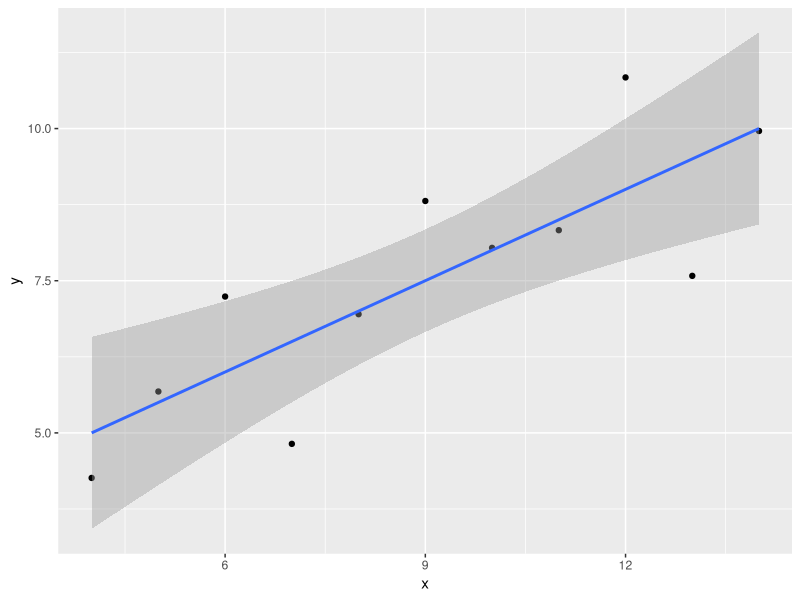
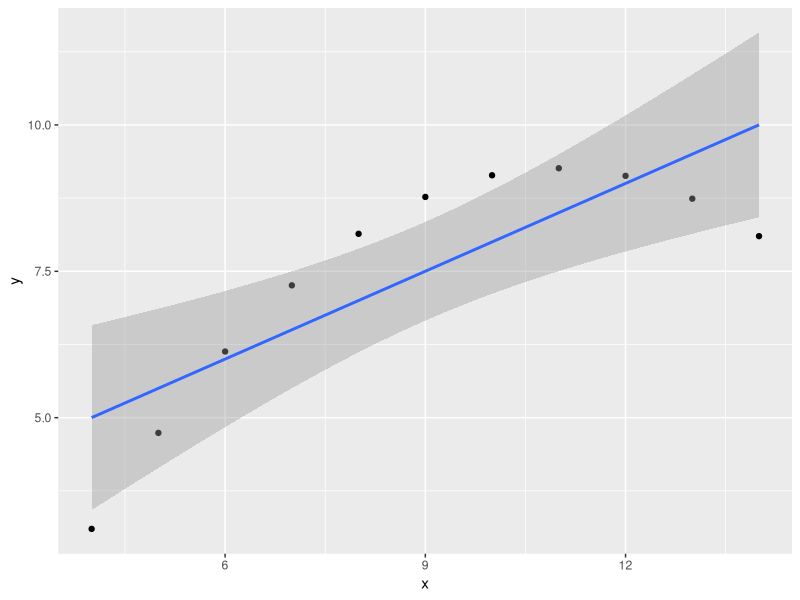
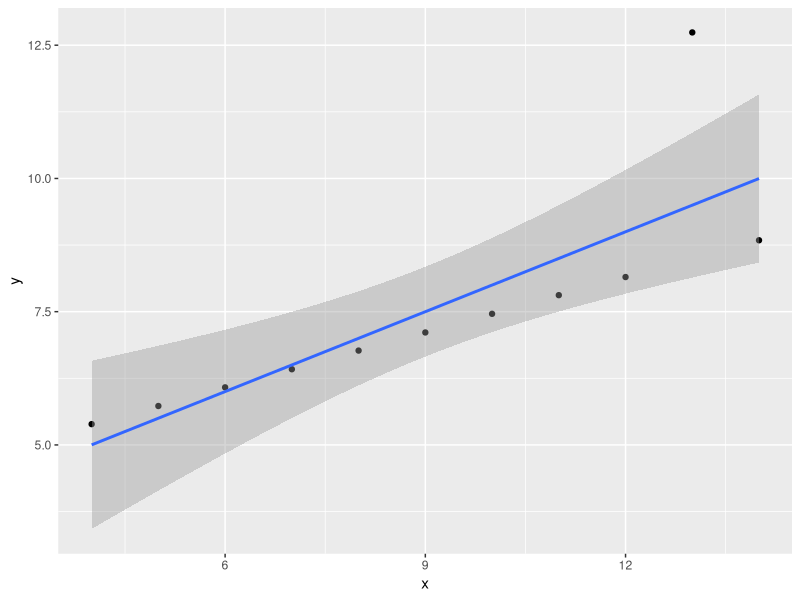
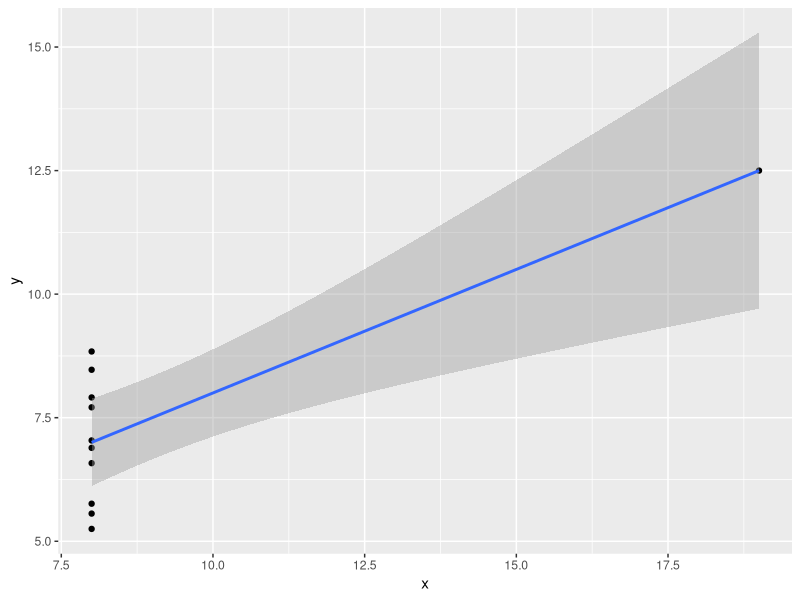
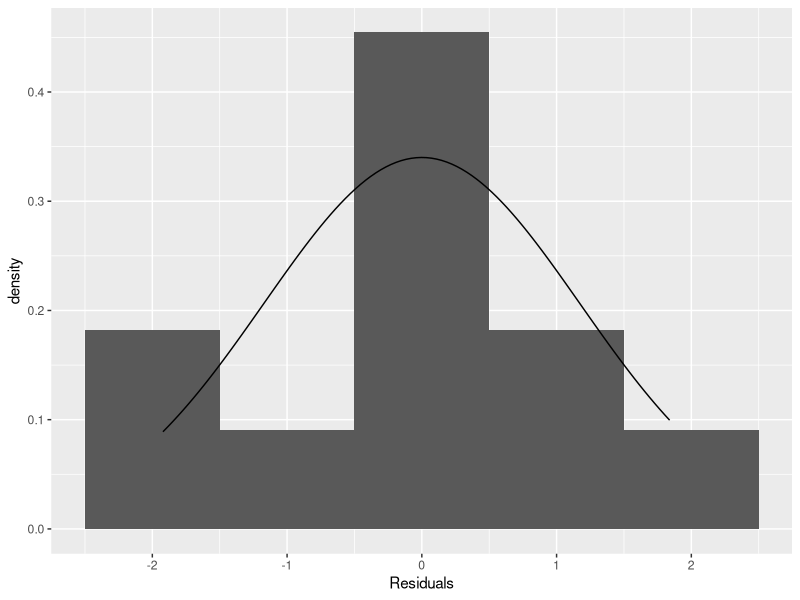
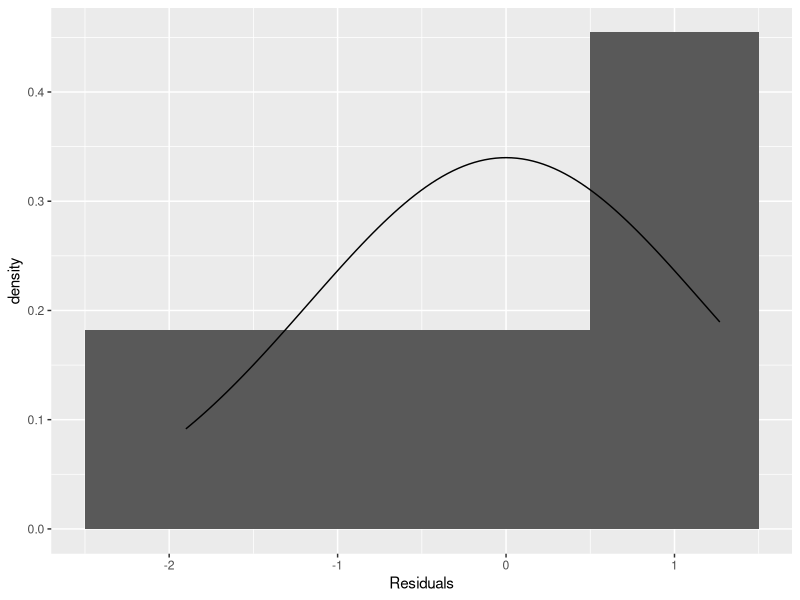
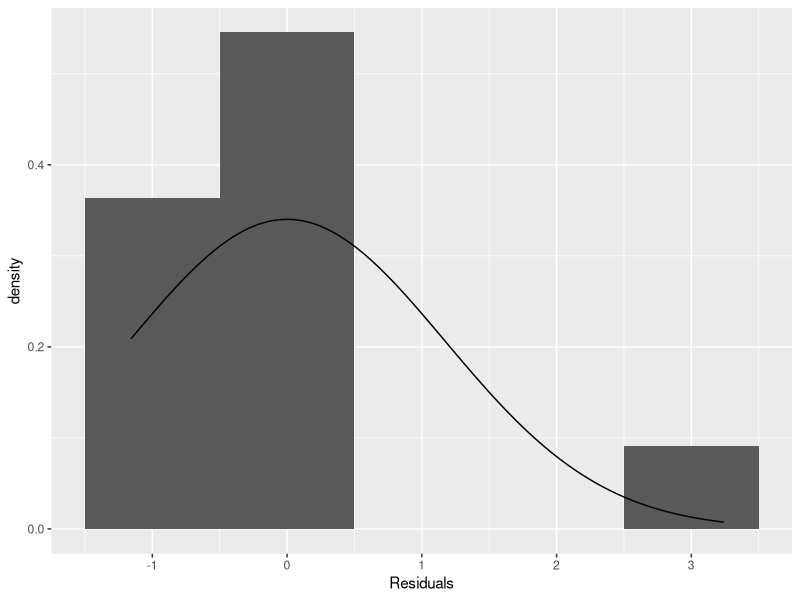
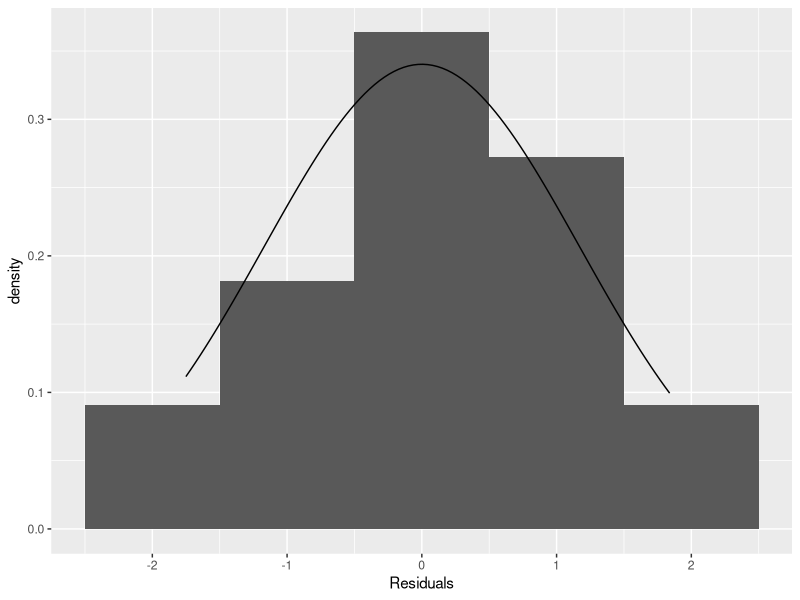

The R source for these figures, in order:
## ---- chunk 1
knitr::opts_chunk$set(echo = TRUE)
knitr::opts_chunk$set(tidy.opts=list(width.cutoff=90),tidy=TRUE)
## ---- chunk 2
Q1 <- 37 
Q3 <- 49.8
IQR <- Q3 - Q1
(Lower_whisker <- 37 - 1.5 * IQR)
(Upper_whisker <- 49.8 + 1.5 * IQR)
## ---- chunk 3
#options(digits=2)
data1 <- data.frame(x=c(10,8,13,9,11,14,6,4,12,7,5),
y=c(8.04,6.95,7.58,8.81,8.33,9.96,7.24,4.26,10.84,4.82,5.68))
data2 <- data.frame(x=c(10,8,13,9,11,14,6,4,12,7,5),
y=c(9.14,8.14,8.74,8.77,9.26,8.1,6.13,3.1,9.13,7.26,4.74))
data3 <- data.frame(x=c(10,8,13,9,11,14,6,4,12,7,5),
y=c(7.46,6.77,12.74,7.11,7.81,8.84,6.08,5.39,8.15,6.42,5.73))
data4 <- data.frame(x=c(8,8,8,8,8,8,8,19,8,8,8),
y=c(6.58,5.76,7.71,8.84,8.47,7.04,5.25,12.5,5.56,7.91,6.89))

## ---- chunk 4
#### Always show to decimal places?
options(digits = 2)
(data1_mean_x <- mean(data1$x))
(data1_mean_y <- mean(data1$y))

(data2_mean_x <- mean(data2$x))
(data2_mean_y <- mean(data2$y))

(data3_mean_x <- mean(data3$x))
(data3_mean_y <- mean(data3$y))

(data4_mean_x <- mean(data4$x))
(data4_mean_y <- mean(data4$y))
## ---- chunk 5
#### Always show to decimal places?
options(digits = 2)
(data1_median_x <- median(data1$x))
(data1_median_y <- median(data1$y))

(data2_median_x <- median(data2$x))
(data2_median_y <- median(data2$y))

(data3_median_x <- median(data3$x))
(data3_median_y <- median(data3$y))

(data4_median_x <- median(data4$x))
(data4_median_y <- median(data4$y))
## ---- chunk 6
#### Always show to decimal places?
options(digits = 2)
(data1_sd_x <- sd(data1$x))
(data1_sd_y <- sd(data1$y))

(data2_sd_x <- sd(data2$x))
(data2_sd_y <- sd(data2$y))

(data3_sd_x <- sd(data3$x))
(data3_sd_y <- sd(data3$y))

(data4_sd_x <- sd(data4$x))
(data4_sd_y <- sd(data4$y))
## ---- chunk 7
(cor(data1$x, data1$y))
(cor(data2$x, data2$y))
(cor(data3$x, data3$y))
(cor(data4$x, data4$y))
## ---- chunk 8
lm_d1 <- lm(y ~ x, data = data1)
summary(lm_d1)
lm_d2 <- lm(y ~ x, data = data2)
summary(lm_d2)
lm_d3 <- lm(y ~ x, data = data3)
summary(lm_d3)
lm_d4 <- lm(y ~ x, data = data4)
summary(lm_d4)
## ---- chunk 9
cor(data1$y, data1$x)^2
summary(lm(y ~ x, data = data1))[[8]]

cor(data2$y, data2$x)^2
summary(lm(y ~ x, data = data2))[[8]]

cor(data3$y, data3$x)^2
summary(lm(y ~ x, data = data3))[[8]]

cor(data4$y, data4$x)^2
summary(lm(y ~ x, data = data3))[[8]]
## ---- chunk 10
require(ggplot2)
ggplot(data1, aes(y=y, x=x))+geom_point()+ geom_smooth(method = lm, fullrange = TRUE)
ggplot(data2, aes(y=y, x=x))+geom_point()+ geom_smooth(method = lm, fullrange = TRUE)
ggplot(data3, aes(y=y, x=x))+geom_point()+ geom_smooth(method = lm, fullrange = TRUE)
ggplot(data4, aes(y=y, x=x))+geom_point()+ geom_smooth(method = lm, fullrange = TRUE)
## ---- chunk 11
#data1
ggplot(data = lm_d1, aes(x=resid(lm_d1))) + geom_histogram(binwidth = 1, position = "identity", aes(y=..density..)) + stat_function(fun=dnorm,color="black",args=list(mean=mean(lm_d1$residuals),sd(lm_d1$residuals))) + labs(x="Residuals")
#data2
ggplot(data = lm_d2, aes(x=resid(lm_d2))) + geom_histogram(binwidth = 1, position = "identity", aes(y=..density..)) + stat_function(fun=dnorm,color="black",args=list(mean=mean(lm_d2$residuals),sd(lm_d2$residuals))) + labs(x="Residuals")
#data3
ggplot(data = lm_d3, aes(x=resid(lm_d3))) + geom_histogram(binwidth = 1, position = "identity", aes(y=..density..)) + stat_function(fun=dnorm,color="black",args=list(mean=mean(lm_d3$residuals),sd(lm_d3$residuals))) + labs(x="Residuals")
#data3
ggplot(data = lm_d4, aes(x=resid(lm_d4))) + geom_histogram(binwidth = 1, position = "identity", aes(y=..density..)) + stat_function(fun=dnorm,color="black",args=list(mean=mean(lm_d4$residuals),sd(lm_d4$residuals))) + labs(x="Residuals")
